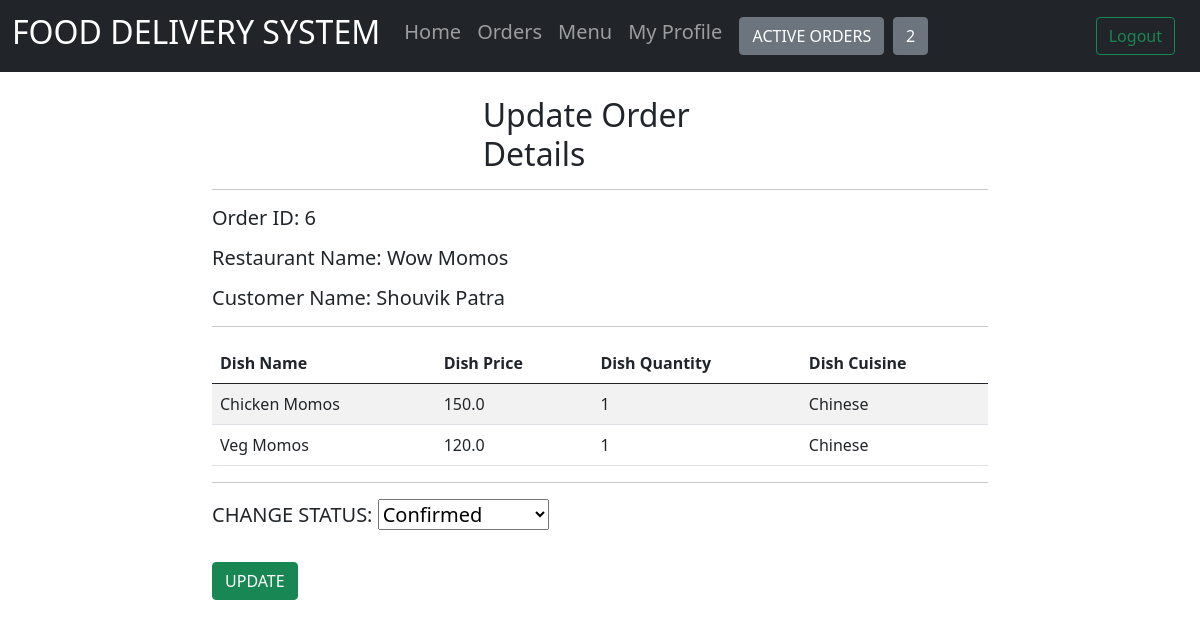
/restaurant/1/myOrders/update_order/6/ (signed in), run on an earlier commit of the app's database.
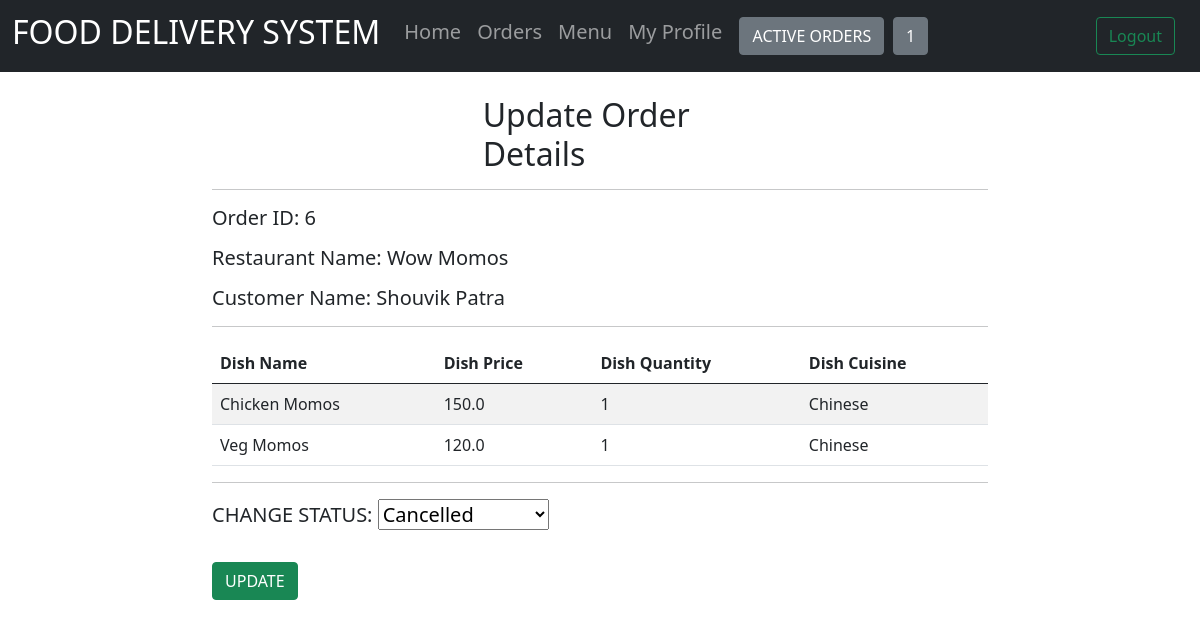
And on a later commit of the database.
### restaurants/models.py (models this page shows, shortened)
class Restaurant(models.Model):
    name = models.CharField(max_length=255, null=True)
    username = models.ForeignKey(
        User, on_delete=models.CASCADE)
    address = models.CharField(max_length=1500, null=True)
    contact = models.IntegerField(null=True)
    maxActiveOrders = models.IntegerField(null=True)
    activeOrders = models.IntegerField(default=0)

### orders/models.py (models this page shows)
class Order(models.Model):
    category = (('Confirmed', 'Confirmed'),
                ('Preparing', 'Preparing'),
                ('Out for Delivery', 'Out for Delivery'),
                ('Delivered', 'Delivered'),
                ('Cancelled', 'Cancelled'),
                )
    restaurant = models.ForeignKey(
        "restaurants.Restaurant", null=True, on_delete=models.SET_NULL)
    customer = models.ForeignKey(
        "customers.Customer", null=True, on_delete=models.SET_NULL)
    status = models.CharField(
        max_length=60, choices=category, default=category[0][0])
    order_activity = models.BooleanField(default=True)

### restaurants/views.py (the view, shortened to what this page needs)
@login_required(login_url='home')
def updateOrder(response, rid, oid):
    order = Order.objects.get(id=oid)
    form = OrderForm(instance=order)
    restaurant = order.restaurant
    customer = order.customer
    context = {'rid': rid, 'oid': oid, 'form': form,
               'restaurant': restaurant, 'customer': customer, 'order': order}
    return render(response, 'restaurants/updateOrder.html', context)

### restaurants/forms.py
class OrderForm(ModelForm):
    class Meta:
        model = Order
        fields = '__all__'

### restaurants/templates/restaurants/updateOrder.html (shortened to what this page needs)
{% extends 'restaurants/base.html' %}
{% load static from static %}
{% block content %}
<div class="container col-md-8">
  <form action="{% url 'updateOrder' rid=rid oid=oid %}" method="post" >
  <br>
    <div class="container col-md-4 h2">Update Order Details</div>
    <hr />
    <h5>
    <p>Order ID: {{order.id}}</p>
    <p>Restaurant Name: {{restaurant.name}}</p>
    <p>Customer Name: {{customer.name}}</p>
    </h5>
    <hr />
    <table class="table table-hover table-striped">
      <thead>
        <tr>
          <th>Dish Name</th>
          <th>Dish Price</th>
          <th>Dish Quantity</th>
          <th>Dish Cuisine</th>
        </tr>
      </thead>
      <tbody>
        {% for d in order.orderlist_set.all %}
        <tr>
          <td>{{d.dish.dish_name}}</td>
          <td>{{d.dish.price}}</td>
          <td>{{d.quantity}}</td>
          <td>{{d.dish.cuisine}}</td>
        </tr>
        {% endfor %}
      </tbody>
    </table>
    <hr />
    <h5>CHANGE STATUS: {{form.status}}</h5>
    <input
      class="btn btn-success btn-md btn-block"
      type="submit"
      value="UPDATE"
    />
  </form>
</div>
{% endblock %}

### restaurants/templates/restaurants/navbar.html
<nav class="navbar navbar-expand-lg navbar-dark bg-dark">
  <div class="container-fluid">
    <a class="navbar-brand" href="{%url 'restaurant' rid%}">
      <h2>FOOD DELIVERY SYSTEM</h2></a
    >
    <div class="collapse navbar-collapse" id="navbarSupportedContent">
      <ul class="navbar-nav mr-auto">
        <li class="nav-item active">
          <a class="nav-link h5" href="{%url 'restaurant' rid%}">Home</a>
        </li>
        <li class="nav-item">
          <a class="nav-link h5" href="{%url 'resOrderPage' rid%}">Orders</a>
        </li>
        <li class="nav-item">
          <a class="nav-link h5" href="{%url 'menu' rid%}">Menu</a>
        </li>
        <li class="nav-item">
          <a class="nav-link h5" href="{%url 'resProfile' rid%}">My Profile</a>
        </li>
      </ul>
    </div>
    <div class="collapse navbar-collapse ml-auto" id="navbarSupportedContent">
      <a class="btn btn-secondary ml-auto" width="50" height="50">
        ACTIVE ORDERS </a
      >|
      <a class="btn btn-secondary ml-auto" width="50" height="50">
        {{restaurant.activeOrders}}
      </a>
    </div>
    <button class="btn" type="button">
      <a class="btn btn-outline-success ml-auto" href="{%url 'logout'%}">
        Logout
      </a>
    </button>
  </div>
</nav>

What changed in the data, as far as the page shows it:
changed Restaurant "Wow Momos": activeOrders "2" → "1"
changed Order id 6: status "Confirmed" → "Cancelled"
